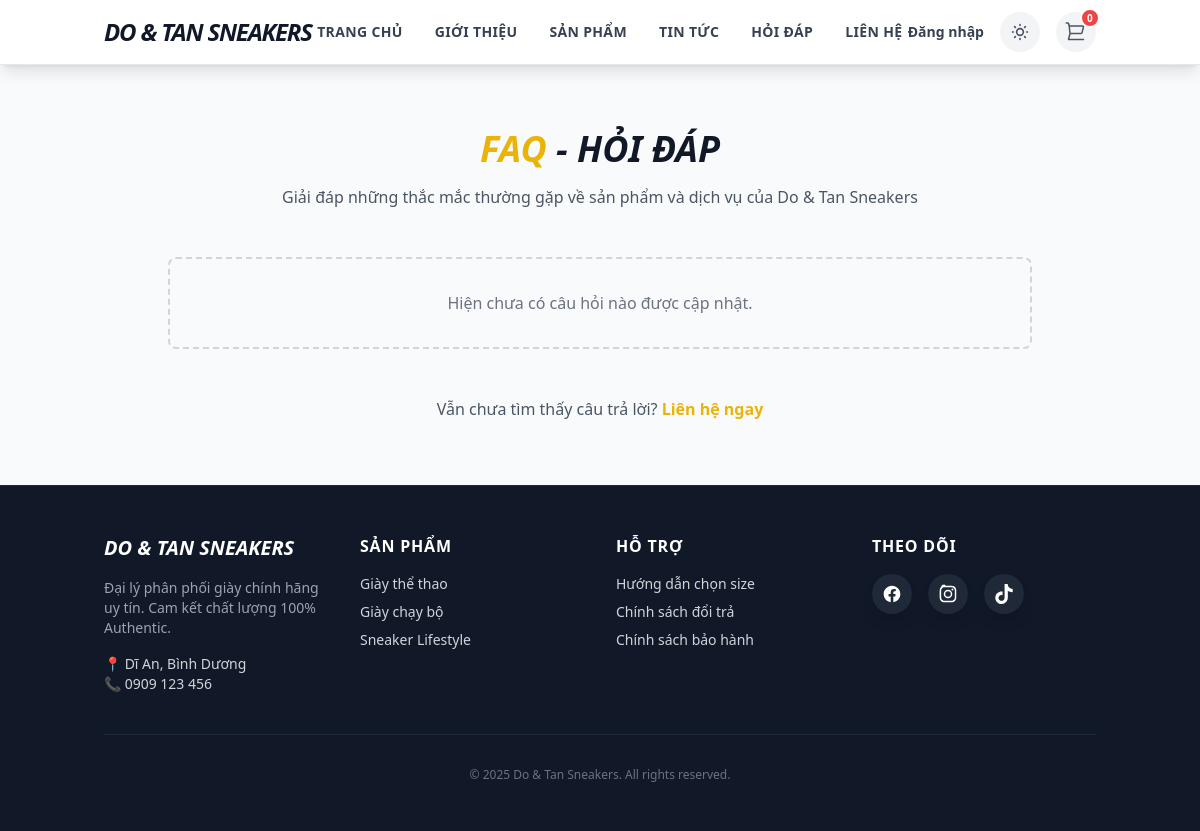
Before: /public/index.php?url=pages/faq with the older database file.
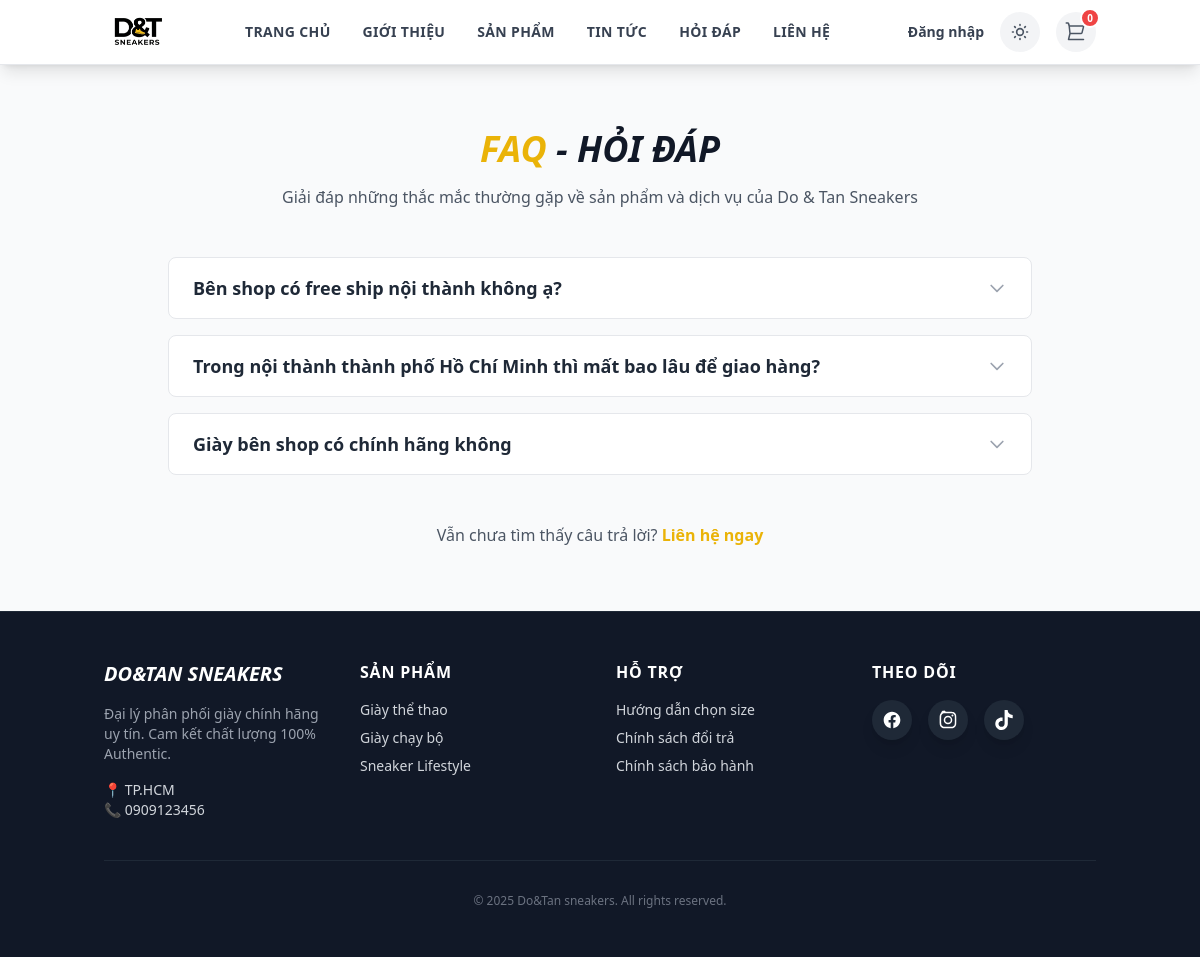
After: the same page with the newer database file.
### tables this page shows
CREATE TABLE `faqs` (
  `id` int(11) NOT NULL,
  `question` text NOT NULL,
  `answer` text NOT NULL,
  `created_at` timestamp NOT NULL DEFAULT current_timestamp(),
  `updated_at` timestamp NOT NULL DEFAULT current_timestamp() ON UPDATE current_timestamp()
);

### app/libraries/Database.php (called while the page is built, shortened)
<?php
class Database
{
    private $host = DB_HOST;
    private $user = DB_USER;
    private $pass = DB_PASS;
    private $dbname = DB_NAME;
    private $dbh;
    private $stmt;
    public function __construct()
    {
        $dsn = 'mysql:host=' . $this->host . ';dbname=' . $this->dbname . ';charset=utf8';
        $options = [
            PDO::ATTR_PERSISTENT => true,
            PDO::ATTR_ERRMODE => PDO::ERRMODE_EXCEPTION,
            PDO::ATTR_DEFAULT_FETCH_MODE => PDO::FETCH_OBJ,
            PDO::ATTR_EMULATE_PREPARES => false,
        ];
        try
        {
            $this->dbh = new PDO($dsn, $this->user, $this->pass, $options);
        }
        catch (PDOException $e)
        {
            $this->error = $e->getMessage();
            echo $this->error;
        }
    }
    public function query($sql)
    {
        $this->stmt = $this->dbh->prepare($sql);
    }
    public function execute()
    {
        return $this->stmt->execute();
    }
    public function resultSet()
    {
        $this->execute();
        return $this->stmt->fetchAll();
    }
}

### app/models/Faq.php (called while the page is built, shortened)
<?php
class Faq
{
    private $db;
    public function __construct()
    {
        $this->db = new Database;
    }
    public function all()
    {
        $this->db->query("SELECT * FROM faqs ORDER BY id DESC");
        return $this->db->resultSet();
    }
}

### app/views/public/faq.php (the view, shortened to what the changed rows need)
<div class="container mx-auto py-16 px-4 max-w-4xl">
    <div class="text-center mb-12">
        <h1 class="text-4xl font-black italic uppercase text-gray-900 dark:text-white mb-4">
            <span class="text-yellow-500">FAQ</span> - Hỏi Đáp
        </h1>
        <p class="text-gray-600 dark:text-gray-400">Giải đáp những thắc mắc thường gặp về sản phẩm và dịch vụ của Do & Tan Sneakers</p>
    </div>
    <div class="space-y-4">
        <?php if (empty($faqs)): ?>
            <div class="text-center p-8 border-2 border-dashed border-gray-300 dark:border-gray-700 rounded-lg">
                <p class="text-gray-500">Hiện chưa có câu hỏi nào được cập nhật.</p>
            </div>
        <?php else: ?>
            <?php foreach ($faqs as $index => $faq): ?>
                <div class="border border-gray-200 dark:border-gray-800 rounded-lg bg-white dark:bg-[#1a1a1a] overflow-hidden transition-all hover:shadow-md">
                    <button class="w-full px-6 py-4 text-left flex justify-between items-center focus:outline-none group"
                            onclick="toggleFaq('faq-ans-<?= $index ?>', 'icon-<?= $index ?>')">
                        <span class="font-bold text-lg text-gray-800 dark:text-gray-200 group-hover:text-yellow-500 transition-colors">
                            <?= htmlspecialchars($faq->question) ?>
                        </span>
                        <svg id="icon-<?= $index ?>" class="w-5 h-5 text-gray-400 group-hover:text-yellow-500 transform transition-transform duration-200" fill="none" stroke="currentColor" viewBox="0 0 24 24">
                            <path stroke-linecap="round" stroke-linejoin="round" stroke-width="2" d="M19 9l-7 7-7-7" />
                        </svg>
                    </button>
                </div>
            <?php endforeach; ?>
        <?php endif; ?>
    </div>
    <div class="mt-12 text-center">
        <p class="text-gray-600 dark:text-gray-400">
            Vẫn chưa tìm thấy câu trả lời?
            <a href="index.php?url=pages/contact" class="text-yellow-500 font-bold hover:underline">Liên hệ ngay</a>
        </p>
    </div>
</div>

### app/views/layouts/main.php (shortened to what the changed rows need)
<?php
if (!isset($config_site)) {
    if (file_exists(APPROOT . '/models/Setting.php')) {
        $db = new Database();
        $db->query("SELECT * FROM settings");
        $rows = $db->resultSet();
        $config_site = [];
        foreach ($rows as $row) {
            $config_site[$row->setting_key] = $row->setting_value;
        }
    }
}
$company_name = $config_site['company_name'] ?? 'Do & Tan Sneakers';
$phone        = $config_site['phone'] ?? '0909 123 456';
$address      = $config_site['address'] ?? 'Dĩ An, Bình Dương';
$logo         = $config_site['logo_path'] ?? '';
?>
<!doctype html>
<html lang="vi" class="h-full dark">
<head>
    <script src="https://cdn.tailwindcss.com"></script>
</head>
<body class="min-h-full flex flex-col bg-white text-gray-900 dark:bg-black dark:text-white">
    <header class="sticky top-0 z-50 shadow-lg bg-white dark:bg-[#111111] border-b dark:border-gray-800">
        <nav class="container mx-auto px-4 py-3">
            <div class="flex items-center justify-between">
                <div class="flex items-center gap-3">
                    <a href="<?= URLROOT ?>/public/index.php" class="flex flex-col leading-none">
                        <?php if (!empty($logo) && file_exists(dirname(APPROOT) . '/public/' . $logo)): ?>
                            <img src="<?= URLROOT ?>/public/<?= $logo ?>" alt="<?= $company_name ?>" class="h-10 object-contain">
                        <?php else: ?>
                            <h1 id="store-name" class="text-2xl font-black italic uppercase tracking-tighter">
                                <span class="text-gray-900 dark:text-white"><?= $company_name ?></span>
                            </h1>
                        <?php endif; ?>
                    </a>
                </div>
                <div class="hidden md:flex items-center gap-8">
                    <a href="<?= URLROOT ?>/public" class="nav-link font-bold text-sm uppercase tracking-wide text-gray-700 hover:text-yellow-500 dark:text-gray-300 dark:hover:text-yellow-400">Trang chủ</a>
                    <a href="<?= URLROOT ?>/public/index.php?url=pages/about" class="nav-link font-bold text-sm uppercase tracking-wide text-gray-700 hover:text-yellow-500 dark:text-gray-300 dark:hover:text-yellow-400">Giới thiệu</a>
                    <a href="<?= URLROOT ?>/public/index.php?url=products/index" class="nav-link font-bold text-sm uppercase tracking-wide text-gray-700 hover:text-yellow-500 dark:text-gray-300 dark:hover:text-yellow-400">Sản phẩm</a>
                    <a href="<?= URLROOT ?>/public/index.php?url=news/index" class="nav-link font-bold text-sm uppercase tracking-wide text-gray-700 hover:text-yellow-500 dark:text-gray-300 dark:hover:text-yellow-400">Tin tức</a>
                    <a href="<?= URLROOT ?>/public/index.php?url=pages/faq" class="nav-link font-bold text-sm uppercase tracking-wide text-gray-700 hover:text-yellow-500 dark:text-gray-300 dark:hover:text-yellow-400">Hỏi đáp</a>
                    <a href="<?= URLROOT ?>/public/index.php?url=pages/contact" class="nav-link font-bold text-sm uppercase tracking-wide text-gray-700 hover:text-yellow-500 dark:text-gray-300 dark:hover:text-yellow-400">Liên hệ</a>
                </div>
                <div class="flex items-center gap-4">
                    <?php if (isset($_SESSION['user_id'])): ?>
                        <div class="relative group">
                            <button class="flex items-center gap-2 text-sm font-bold text-gray-700 dark:text-gray-300 hover:text-yellow-500">
                                <span>Chào, <?= htmlspecialchars($_SESSION['user_name']) ?></span>
                                <svg class="w-4 h-4" fill="none" stroke="currentColor" viewBox="0 0 24 24"><path stroke-linecap="round" stroke-linejoin="round" stroke-width="2" d="M19 9l-7 7-7-7"></path></svg>
                            </button>
                            <div class="absolute right-0 mt-2 w-48 bg-white dark:bg-[#1a1a1a] rounded-lg shadow-xl border border-gray-100 dark:border-gray-800 opacity-0 invisible group-hover:opacity-100 group-hover:visible transition-all z-50">
                                <?php if(isset($_SESSION['user_role']) && $_SESSION['user_role'] === 'admin'): ?>
                                    <a href="<?= URLROOT ?>/public/index.php?url=admin/dashboard" class="block px-4 py-2 text-sm text-gray-700 dark:text-gray-300 hover:bg-gray-50 dark:hover:bg-gray-800">
                                        ⚙️ Trang quản trị
                                    </a>
                                <?php endif; ?>
                                <a href="<?= URLROOT ?>/public/index.php?url=profile/index" class="block px-4 py-2 text-sm text-gray-700 dark:text-gray-300 hover:bg-gray-50 dark:hover:bg-gray-800">
                                    👤 Thông tin tài khoản
                                </a>
                                <div class="border-t border-gray-100 dark:border-gray-700 my-1"></div>
                                <a href="<?= URLROOT ?>/public/index.php?url=auth/logout" class="block px-4 py-2 text-sm text-red-600 hover:bg-gray-50 dark:hover:bg-gray-800">
                                    👋 Đăng xuất
                                </a>
                            </div>
                        </div>
                    <?php else: ?>
                        <a href="<?= URLROOT ?>/public/index.php?url=auth/login" class="text-sm font-bold text-gray-700 dark:text-gray-300 hover:text-yellow-500">
                            Đăng nhập
                        </a>
                    <?php endif; ?>
                    <button id="theme-toggle" onclick="toggleTheme()" class="w-10 h-10 flex items-center justify-center rounded-full bg-gray-100 hover:bg-yellow-100 text-gray-600 hover:text-yellow-600 dark:bg-gray-800 dark:hover:bg-gray-700 dark:text-gray-300 transition-all focus:outline-none">
                    </button>
                    <a href="<?php echo URLROOT; ?>/public/index.php?url=products/cart" class="group relative w-10 h-10 flex items-center justify-center rounded-full bg-gray-100 hover:bg-yellow-100 text-gray-600 hover:text-yellow-600 dark:bg-gray-800 dark:hover:bg-gray-700 dark:text-gray-300 transition-all focus:outline-none">
                        <span id="cartCount" class="absolute -top-1 -right-1 h-5 w-5 flex items-center justify-center rounded-full bg-red-500 text-[10px] font-bold text-white border-2 border-white dark:border-[#111111]">
                            <?= isset($_SESSION['cart']) ? array_sum(array_column($_SESSION['cart'], 'quantity')) : 0 ?>
                        </span>
                    </a>
                </div>
            </div>
        </nav>
    </header>
    <main class="flex-grow bg-gray-50 dark:bg-black">
        <?php echo isset($content) ? $content : ''; ?>
    </main>
    <footer class="bg-gray-900 text-gray-300 py-12 border-t border-gray-800">
        <div class="container mx-auto px-4">
            <div class="grid md:grid-cols-4 gap-8">
                <div>
                    <div class="flex items-center gap-2 mb-4">
                        <h2 class="text-xl font-black italic uppercase text-white"><?= $company_name ?></h2>
                    </div>
                    <p class="text-gray-400 text-sm">Đại lý phân phối giày chính hãng uy tín. Cam kết chất lượng 100% Authentic.</p>
                    <div class="mt-4 text-sm">
                        <p>📍 <?= $address ?></p>
                        <p>📞 <?= $phone ?></p>
                    </div>
                </div>
                <div>
                    <h4 class="font-bold text-white mb-4 uppercase tracking-wider">Sản phẩm</h4>
                    <ul class="space-y-2 text-sm">
                        <li><a href="<?= URLROOT ?>/public/index.php?url=products/index&category=sports" class="hover:text-yellow-500 hover:translate-x-1 transition-all inline-block">Giày thể thao</a></li>
                        <li><a href="<?= URLROOT ?>/public/index.php?url=products/index&category=running" class="hover:text-yellow-500 hover:translate-x-1 transition-all inline-block">Giày chạy bộ</a></li>
                        <li><a href="<?= URLROOT ?>/public/index.php?url=products/index&category=lifestyle" class="hover:text-yellow-500 hover:translate-x-1 transition-all inline-block">Sneaker Lifestyle</a></li>
                    </ul>
                </div>
                <div>
                    <h4 class="font-bold text-white mb-4 uppercase tracking-wider">Hỗ trợ</h4>
                    <ul class="space-y-2 text-sm">
                        <li><a href="<?= URLROOT ?>/public/index.php?url=pages/size_guide" class="hover:text-yellow-500 hover:translate-x-1 transition-all inline-block">Hướng dẫn chọn size</a></li>
                        <li><a href="<?= URLROOT ?>/public/index.php?url=pages/return_policy" class="hover:text-yellow-500 hover:translate-x-1 transition-all inline-block">Chính sách đổi trả</a></li>
                        <li><a href="<?= URLROOT ?>/public/index.php?url=pages/warranty" class="hover:text-yellow-500 hover:translate-x-1 transition-all inline-block">Chính sách bảo hành</a></li>
                    </ul>
                </div>
                <div>
                    <h4 class="font-bold text-white mb-4 uppercase tracking-wider">Theo dõi</h4>
                    <div class="flex gap-4">
                         <a href="#" class="w-10 h-10 rounded-full bg-gray-800 flex items-center justify-center hover:bg-blue-600 text-white transition-all transform hover:-translate-y-1 shadow-lg"></a>
                         <a href="#" class="w-10 h-10 rounded-full bg-gray-800 flex items-center justify-center hover:bg-pink-600 text-white transition-all transform hover:-translate-y-1 shadow-lg"></a>
                         <a href="#" class="w-10 h-10 rounded-full bg-gray-800 flex items-center justify-center hover:bg-black hover:border hover:border-gray-700 text-white transition-all transform hover:-translate-y-1 shadow-lg"></a>
                    </div>
                </div>
            </div>
            <div class="border-t border-gray-800 mt-10 pt-8 text-center text-xs text-gray-500">
                <p>© 2025 <?= $company_name ?>. All rights reserved.</p>
            </div>
        </div>
    </footer>
</body>
</html>

Changed rows visible on the page:
added faqs: question "Bên shop có free ship nội thành không ạ?"
added faqs: question "Trong nội thành thành phố Hồ Chí Minh thì mất bao lâu để giao hàng?"
added faqs: question "Giày bên shop có chính hãng không"
Other visible differences:
$company_name: "DO & TAN SNEAKERS" → "DO&TAN SNEAKERS"
$address: "Dĩ An, Bình Dương" → "TP.HCM"
$phone: "0909 123 456" → "0909123456"
$company_name: "Do & Tan Sneakers" → "Do&Tan sneakers"
$company_name: "DO & TAN SNEAKERS" → (not shown)
text no longer shown: "Hiện chưa có câu hỏi nào được cập nhật."
